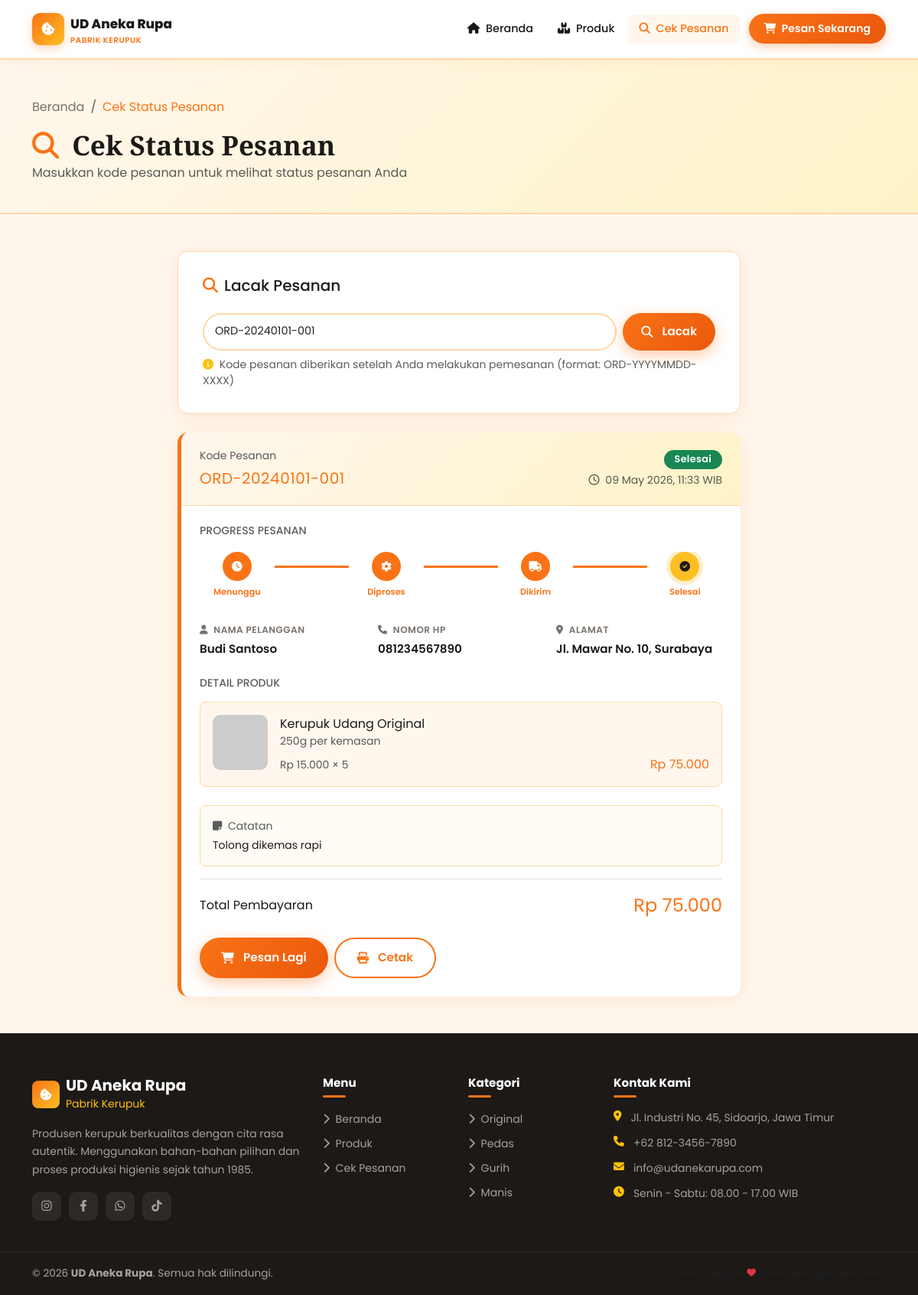
The page /cek_status.php?kode=ORD-20240101-001 on the database its author committed.
### tables this page shows
CREATE TABLE pesanan (
    id INT AUTO_INCREMENT PRIMARY KEY,
    kode_pesanan VARCHAR(20) NOT NULL UNIQUE,
    nama_pelanggan VARCHAR(100) NOT NULL,
    no_hp VARCHAR(20) NOT NULL,
    alamat TEXT NOT NULL,
    id_produk INT NOT NULL,
    jumlah INT NOT NULL,
    total_harga DECIMAL(12,2) NOT NULL,
    catatan TEXT,
    status ENUM('menunggu','diproses','dikirim','selesai','dibatalkan') DEFAULT 'menunggu',
    created_at TIMESTAMP DEFAULT CURRENT_TIMESTAMP,
    updated_at TIMESTAMP DEFAULT CURRENT_TIMESTAMP ON UPDATE CURRENT_TIMESTAMP,
    FOREIGN KEY (id_produk) REFERENCES produk(id) ON DELETE RESTRICT
);

CREATE TABLE produk (
    id INT AUTO_INCREMENT PRIMARY KEY,
    nama_produk VARCHAR(150) NOT NULL,
    deskripsi TEXT,
    harga DECIMAL(10,2) NOT NULL,
    stok INT NOT NULL DEFAULT 0,
    berat_gram INT COMMENT 'Berat per kemasan dalam gram',
    gambar VARCHAR(255),
    kategori ENUM('original','pedas','manis','gurih') DEFAULT 'original',
    status ENUM('aktif','nonaktif') DEFAULT 'aktif',
    created_at TIMESTAMP DEFAULT CURRENT_TIMESTAMP,
    updated_at TIMESTAMP DEFAULT CURRENT_TIMESTAMP ON UPDATE CURRENT_TIMESTAMP
);

### config/config.php (called while the page is built, shortened)
<?php
function formatRupiah($angka) {
    return 'Rp ' . number_format($angka, 0, ',', '.');
}
function sanitize($data) {
    return htmlspecialchars(strip_tags(trim($data)));
}
function getStatusBadge($status) {
    $map = [
        'menunggu'   => ['bg' => 'warning',   'text' => 'Menunggu'],
        'diproses'   => ['bg' => 'info',       'text' => 'Diproses'],
        'dikirim'    => ['bg' => 'primary',    'text' => 'Dikirim'],
        'selesai'    => ['bg' => 'success',    'text' => 'Selesai'],
        'dibatalkan' => ['bg' => 'danger',     'text' => 'Dibatalkan'],
    ];
    return $map[$status] ?? ['bg' => 'secondary', 'text' => ucfirst($status)];
}

### cek_status.php (the view, shortened to what this page needs)
<?php
require_once 'config/config.php';
$pesanan     = null;
$kode_input  = '';
if ($_SERVER['REQUEST_METHOD'] === 'POST' || isset($_GET['kode'])) {
    $kode_input = sanitize($_POST['kode_pesanan'] ?? $_GET['kode'] ?? '');
    if ($kode_input) {
        $stmt = $conn->prepare("
            SELECT p.*, pr.nama_produk, pr.gambar, pr.harga, pr.berat_gram
            FROM pesanan p
            JOIN produk pr ON p.id_produk = pr.id
            WHERE p.kode_pesanan = ?
        ");
        $stmt->bind_param('s', $kode_input);
        $stmt->execute();
        $pesanan = $stmt->get_result()->fetch_assoc();
    }
}
$status_steps = ['menunggu', 'diproses', 'dikirim', 'selesai'];
$status_labels = ['Menunggu', 'Diproses', 'Dikirim', 'Selesai'];
$status_icons  = ['fa-clock', 'fa-gear', 'fa-truck', 'fa-circle-check'];
$current_step = 0;
if ($pesanan && $pesanan['status'] !== 'dibatalkan') {
    $current_step = array_search($pesanan['status'], $status_steps);
}
include 'includes/header.php';
?>
<section class="page-hero">
    <div class="container">
        <nav aria-label="breadcrumb" class="mb-3">
            <ol class="breadcrumb">
                <li class="breadcrumb-item"><a href="<?= APP_URL ?>">Beranda</a></li>
                <li class="breadcrumb-item active">Cek Status Pesanan</li>
            </ol>
        </nav>
        <h1 class="mb-1"><i class="fa-solid fa-magnifying-glass me-2" style="color:var(--primary)!important;"></i> Cek Status Pesanan</h1>
        <p class="text-muted mb-0">Masukkan kode pesanan untuk melihat status pesanan Anda</p>
    </div>
</section>
<section class="py-5" style="background:var(--light-bg); min-height: 60vh;">
    <div class="container">
        <div class="row justify-content-center">
            <div class="col-lg-8">
                <div class="form-card mb-4">
                    <h5 class="fw-700 mb-4"><i class="fa-solid fa-search me-2" style="color:var(--primary);"></i>Lacak Pesanan</h5>
                    <form method="POST" action="cek_status.php" id="formCek" onsubmit="return validateForm('formCek')">
                        <div class="d-flex gap-2">
                            <input type="text"
                                   name="kode_pesanan"
                                   class="form-control form-control-lg"
                                   placeholder="Contoh: ORD-20240101-001"
                                   value="<?= htmlspecialchars($kode_input) ?>"
                                   style="border-radius:50px;border:2px solid var(--primary-light);"
                                   required>
                            <button type="submit" class="btn-primary-custom px-4" style="white-space:nowrap;border-radius:50px;">
                                <i class="fa-solid fa-search me-1"></i> Lacak
                            </button>
                        </div>
                        <div class="mt-2 small text-muted">
                            <i class="fa-solid fa-circle-info me-1 text-warning"></i>
                            Kode pesanan diberikan setelah Anda melakukan pemesanan (format: ORD-YYYYMMDD-XXXX)
                        </div>
                    </form>
                </div>
                <?php if ($pesanan): ?>
                <div class="order-card">
                    <div class="order-header">
                        <div class="d-flex flex-column flex-md-row justify-content-between align-items-start align-items-md-center gap-2">
                            <div>
                                <div class="small text-muted mb-1">Kode Pesanan</div>
                                <div class="fw-800 fs-5" style="color:var(--primary);letter-spacing:.5px;">
                                    <?= htmlspecialchars($pesanan['kode_pesanan']) ?>
                                </div>
                            </div>
                            <div class="text-md-end">
                                <?php $badge = getStatusBadge($pesanan['status']); ?>
                                <span class="badge badge-status bg-<?= $badge['bg'] ?>">
                                    <?= $badge['text'] ?>
                                </span>
                                <div class="small text-muted mt-1">
                                    <i class="fa-regular fa-clock me-1"></i>
                                    <?= date('d M Y, H:i', strtotime($pesanan['created_at'])) ?> WIB
                                </div>
                            </div>
                        </div>
                    </div>
                    <div class="order-body">
                        <?php if ($pesanan['status'] !== 'dibatalkan'): ?>
                        <div class="mb-4">
                            <h6 class="fw-700 mb-3 text-muted small text-uppercase">Progress Pesanan</h6>
                            <div class="progress-steps">
                                <?php foreach ($status_steps as $i => $step): ?>
                                <div class="step-item <?= $i <= $current_step ? 'active' : '' ?>">
                                    <div class="step-circle <?= $i < $current_step ? 'done' : ($i === $current_step ? 'active' : '') ?>">
                                        <i class="fa-solid <?= $status_icons[$i] ?>"></i>
                                    </div>
                                    <span class="step-label"><?= $status_labels[$i] ?></span>
                                </div>
                                <?php if ($i < count($status_steps) - 1): ?>
                                <div class="step-line <?= $i < $current_step ? 'done' : '' ?>"></div>
                                <?php endif; ?>
                                <?php endforeach; ?>
                            </div>
                        </div>
                        <?php endif; ?>
                        <div class="order-meta-row mb-4">
                            <div class="order-meta-item">
                                <label><i class="fa-solid fa-user me-1"></i> Nama Pelanggan</label>
                                <span><?= htmlspecialchars($pesanan['nama_pelanggan']) ?></span>
                            </div>
                            <div class="order-meta-item">
                                <label><i class="fa-solid fa-phone me-1"></i> Nomor HP</label>
                                <span><?= htmlspecialchars($pesanan['no_hp']) ?></span>
                            </div>
                            <div class="order-meta-item">
                                <label><i class="fa-solid fa-location-dot me-1"></i> Alamat</label>
                                <span><?= htmlspecialchars($pesanan['alamat']) ?></span>
                            </div>
                        </div>
                        <h6 class="fw-700 mb-3 text-muted small text-uppercase">Detail Produk</h6>
                        <div class="d-flex gap-3 p-3 rounded-3 mb-4" style="background:var(--light-bg);border:1px solid var(--primary-light);">
                            <div style="width:72px;height:72px;border-radius:10px;overflow:hidden;flex-shrink:0;">
                                <?php $img = !empty($pesanan['gambar']) && file_exists("assets/images/produk/{$pesanan['gambar']}")
                                    ? "assets/images/produk/{$pesanan['gambar']}"
                                    : "https://placehold.co/120x120/FFF7ED/F97316?text=IMG"; ?>
                                <img src="<?= $img ?>" alt="" style="width:100%;height:100%;object-fit:cover;">
                            </div>
                            <div class="flex-grow-1">
                                <div class="fw-700"><?= htmlspecialchars($pesanan['nama_produk']) ?></div>
                                <div class="text-muted small"><?= $pesanan['berat_gram'] ?>g per kemasan</div>
                                <div class="d-flex justify-content-between align-items-center mt-2">
                                    <div class="text-muted small">
                                        <?= formatRupiah($pesanan['harga']) ?> × <?= $pesanan['jumlah'] ?>
                                    </div>
                                    <div class="fw-800" style="color:var(--primary);">
                                        <?= formatRupiah($pesanan['total_harga']) ?>
                                    </div>
                                </div>
                            </div>
                        </div>
                        <?php if ($pesanan['catatan']): ?>
                        <div class="mb-3 p-3 rounded-3" style="background:#FFFBF5;border:1px solid var(--primary-light);">
                            <div class="small text-muted mb-1"><i class="fa-solid fa-note-sticky me-1"></i> Catatan</div>
                            <div class="fw-600 small"><?= htmlspecialchars($pesanan['catatan']) ?></div>
                        </div>
                        <?php endif; ?>
                        <div class="d-flex justify-content-between align-items-center pt-3 border-top">
                            <span class="fw-700">Total Pembayaran</span>
                            <span class="fw-800 fs-4" style="color:var(--primary);"><?= formatRupiah($pesanan['total_harga']) ?></span>
                        </div>
                        <div class="mt-4 d-flex gap-2 flex-wrap">
                            <a href="produk.php" class="btn-primary-custom">
                                <i class="fa-solid fa-cart-shopping me-1"></i> Pesan Lagi
                            </a>
                            <button onclick="window.print()" class="btn-outline-custom">
                                <i class="fa-solid fa-print me-1"></i> Cetak
                            </button>
                        </div>
                    </div>
                </div>
                <?php endif; ?>
            </div>
        </div>
    </div>
</section>
<?php include 'includes/footer.php'; ?>

### assets/css/style.css (style rules this page uses)
:root { --primary: #F97316; --primary-dark: #EA580C; --primary-light: #FED7AA; --secondary: #FBBF24; --dark: #1C1917; --dark-soft: #292524; --gray: #78716C; --light-bg: #FFF7ED; --white: #FFFFFF; --success: #22C55E; --info: #3B82F6; --radius: 14px; --radius-sm: 8px; --shadow: 0 4px 24px rgba(249,115,22,0.12); --shadow-lg: 0 8px 40px rgba(249,115,22,0.18); --transition: all 0.3s ease; }
* { box-sizing: border-box; }
body { font-family: 'Poppins', sans-serif; background-color: var(--white); color: var(--dark); overflow-x: hidden; }
a { text-decoration: none; color: inherit; }
img { max-width: 100%; }
.btn-primary-custom { background: linear-gradient(135deg, var(--primary), var(--primary-dark)); color: white; padding: 13px 28px; border-radius: 50px; font-weight: 600; font-size: 0.95rem; border: none; box-shadow: 0 6px 20px rgba(249,115,22,0.38); transition: var(--transition); display: inline-flex; align-items: center; gap: 8px; }
.btn-outline-custom { background: transparent; color: var(--primary); padding: 13px 28px; border-radius: 50px; font-weight: 600; font-size: 0.95rem; border: 2px solid var(--primary); transition: var(--transition); display: inline-flex; align-items: center; gap: 8px; }
.form-card { background: white; border-radius: var(--radius); padding: 32px; box-shadow: var(--shadow); border: 1px solid var(--primary-light); }
.form-control, .form-select { border: 2px solid #E7E5E4; border-radius: var(--radius-sm); padding: 10px 14px; font-size: 0.9rem; transition: var(--transition); }
.badge-status { font-size: 0.8rem; font-weight: 600; padding: 6px 14px; border-radius: 50px; letter-spacing: 0.3px; }
.order-card { background: white; border-radius: var(--radius); box-shadow: var(--shadow); border-left: 5px solid var(--primary); overflow: hidden; }
.order-header { background: linear-gradient(135deg, var(--light-bg), #FEF3C7); padding: 20px 24px; border-bottom: 1px solid var(--primary-light); }
.order-body { padding: 24px; }
.order-meta-row { display: grid; grid-template-columns: repeat(auto-fit, minmax(150px, 1fr)); gap: 16px; margin-bottom: 20px; }
.order-meta-item label { font-size: 0.75rem; color: var(--gray); font-weight: 600; text-transform: uppercase; letter-spacing: 0.5px; display: block; margin-bottom: 4px; }
.order-meta-item span { font-weight: 600; font-size: 0.95rem; color: var(--dark); }
.progress-steps { display: flex; align-items: center; margin: 20px 0; overflow-x: auto; padding-bottom: 8px; }
.step-item { display: flex; flex-direction: column; align-items: center; flex: 1; min-width: 70px; }
.step-circle { width: 38px; height: 38px; border-radius: 50%; border: 3px solid #E7E5E4; background: white; display: flex; align-items: center; justify-content: center; font-size: 0.85rem; color: #A8A29E; transition: var(--transition); position: relative; z-index: 1; }
.step-circle.done { background: var(--primary); border-color: var(--primary); color: white; }
.step-circle.active { background: var(--secondary); border-color: var(--secondary); color: var(--dark); box-shadow: 0 0 0 5px rgba(251,191,36,0.25); animation: pulse-ring 1.5s ease infinite; }
.step-line { flex: 1; height: 3px; background: #E7E5E4; margin-bottom: 22px; }
.step-line.done { background: var(--primary); }
.step-label { font-size: 0.7rem; font-weight: 600; color: var(--gray); margin-top: 6px; text-align: center; }
.step-item.active .step-label { color: var(--primary); }
.page-hero { background: linear-gradient(135deg, var(--light-bg), #FEF3C7); padding: 50px 0 40px; border-bottom: 2px solid var(--primary-light); }
.page-hero h1 { font-family: 'Playfair Display', serif; font-weight: 700; font-size: clamp(1.6rem, 3vw, 2.2rem); }
.breadcrumb-item.active { color: var(--primary); }
.breadcrumb-item a { color: var(--gray); }

### rows shown on the page
pesanan: kode_pesanan "ORD-20240101-001", status "Selesai", created_at "09 May 2026, 11:33", nama_pelanggan "Budi Santoso", no_hp "081234567890", alamat "Jl. Mawar No. 10, Surabaya", id_produk.nama_produk "Kerupuk Udang Original", id_produk.berat_gram "250", id_produk.harga "Rp 15.000", jumlah "5", total_harga "Rp 75.000", catatan "Tolong dikemas rapi"

### other values the page prints
$status_labels[$i] "Menunggu"
$status_labels[$i] "Diproses"
$status_labels[$i] "Dikirim"
$status_labels[$i] "Selesai"
